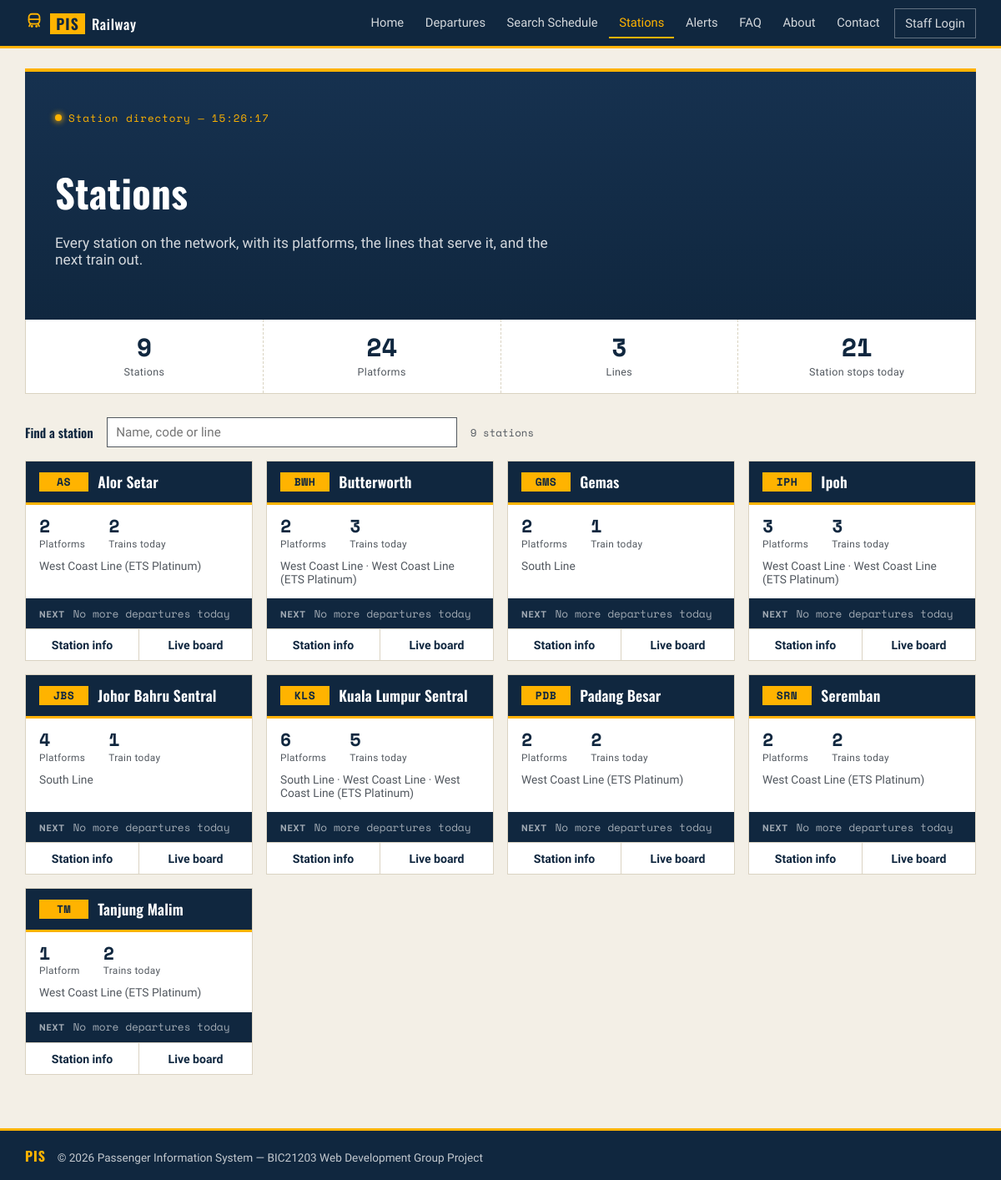
The page /stations.php on the database its author committed.
### tables this page shows
CREATE TABLE stations (
    station_id      INT AUTO_INCREMENT PRIMARY KEY,
    station_name    VARCHAR(100) NOT NULL,
    station_code    VARCHAR(10) NOT NULL UNIQUE,
    platform_count  INT NOT NULL DEFAULT 1,
    created_at      TIMESTAMP DEFAULT CURRENT_TIMESTAMP
);

### public/stations.php (the view, shortened to what this page needs)
<?php
require_once __DIR__ . '/../config/db.php';
$selectedId = isset($_GET['station_id']) ? (int) $_GET['station_id'] : 0;
$station    = null;
$nextCutoff  = date('H:i:s', strtotime('-5 minutes'));
$alertCutoff = date('H:i:s', strtotime('-3 minutes'));
if ($selectedId > 0) {
    $stmt = $pdo->prepare('SELECT station_id, station_name, station_code, platform_count FROM stations WHERE station_id = ?');
    $stmt->execute([$selectedId]);
    $station = $stmt->fetch() ?: null;
    if (!$station) {
        http_response_code(404);
        $page_title = 'Station not found';
    } else {
        $page_title = $station['station_name'] . ' station';
        $stmt = $pdo->prepare("
            SELECT t.train_no, t.line_name, t.origin_station_id, t.destination_station_id,
                   os.station_name AS origin_name, ds.station_name AS destination_name,
                   sch.platform_no, sch.arrival_time, sch.departure_time, sch.status, sch.delay_minutes
            FROM schedules sch
            JOIN trains t   ON t.train_id = sch.train_id
            JOIN stations os ON os.station_id = t.origin_station_id
            JOIN stations ds ON ds.station_id = t.destination_station_id
            WHERE sch.station_id = :station_id
            ORDER BY TIME(COALESCE(sch.departure_time, sch.arrival_time)) ASC
        ");
        $stmt->execute(['station_id' => $selectedId]);
        $calls = $stmt->fetchAll();
        $lines = array_values(array_unique(array_column($calls, 'line_name')));
        sort($lines);
        $platforms = [];
        for ($p = 1; $p <= (int) $station['platform_count']; $p++) {
            $platforms[$p] = [];
        }
        $unassigned = [];
        foreach ($calls as $row) {
            $key = trim((string) ($row['platform_no'] ?? ''));
            if ($key !== '' && ctype_digit($key) && isset($platforms[(int) $key])) {
                $platforms[(int) $key][] = $row;
            } else {
                $unassigned[] = $row;
            }
        }
        $nextDeparture = null;
        foreach ($calls as $row) {
            if ($row['departure_time'] !== null && date('H:i:s', strtotime($row['departure_time'])) >= $nextCutoff) {
                $nextDeparture = $row;
                break;
            }
        }
        $stmt = $pdo->prepare("
            SELECT a.message, a.severity, a.created_at
            FROM alerts a
            LEFT JOIN schedules sch ON sch.schedule_id = a.schedule_id
            WHERE a.station_id = :station_id
              AND (a.schedule_id IS NULL
                   OR TIME(COALESCE(sch.departure_time, sch.arrival_time)) >= :cutoff)
            ORDER BY FIELD(a.severity, 'critical', 'warning', 'info'), a.created_at DESC
        ");
        $stmt->execute(['station_id' => $selectedId, 'cutoff' => $alertCutoff]);
        $alerts = $stmt->fetchAll();
        $stmt = $pdo->prepare("
            SELECT DISTINCT s2.station_id, s2.station_name, s2.station_code
            FROM schedules a
            JOIN schedules b ON b.train_id = a.train_id AND b.station_id <> a.station_id
            JOIN stations s2 ON s2.station_id = b.station_id
            WHERE a.station_id = :station_id
              AND a.departure_time IS NOT NULL
              AND b.arrival_time IS NOT NULL
              AND a.departure_time < b.arrival_time
            ORDER BY s2.station_name
        ");
        $stmt->execute(['station_id' => $selectedId]);
        $connections = $stmt->fetchAll();
        $trainCount = count(array_unique(array_column($calls, 'train_no')));
    }
} else {
    $directory = $pdo->query("
        SELECT s.station_id, s.station_name, s.station_code, s.platform_count,
               COUNT(DISTINCT sch.train_id) AS train_count,
               GROUP_CONCAT(DISTINCT t.line_name ORDER BY t.line_name SEPARATOR '||') AS line_list
        FROM stations s
        LEFT JOIN schedules sch ON sch.station_id = s.station_id
        LEFT JOIN trains t      ON t.train_id = sch.train_id
        GROUP BY s.station_id, s.station_name, s.station_code, s.platform_count
        ORDER BY s.station_name
    ")->fetchAll();
    $nextByStation = [];
    $totals = $pdo->query("
        SELECT (SELECT COUNT(*) FROM stations)                 AS stations,
               (SELECT COALESCE(SUM(platform_count), 0) FROM stations) AS platforms,
               (SELECT COUNT(DISTINCT line_name) FROM trains)  AS line_count,
               (SELECT COUNT(*) FROM schedules)                AS stops
    ")->fetch();
}
require_once __DIR__ . '/../includes/header.php';
?>
<?php if ($selectedId > 0 && !$station): ?>
<!-- ================================================================
     Station not found
     ================================================================ -->
<div class="pis-hero">
    <div class="pis-hero-copy">
        <div class="pis-hero-eyebrow"><span class="pis-dot"></span> Station information &mdash; <span class="pis-live-clock" data-pis-clock></span></div>
        <h1>Station not found</h1>
        <p>There's no station with that ID on the network.</p>
    </div>
</div>
<div class="pis-empty-state" style="margin-top: 1.75rem;">
    <strong>Nothing to show</strong>
    The station may have been removed or the link is out of date.
    <a href="stations.php">See all stations</a>.
</div>
<?php else: ?>
<div class="pis-hero">
    <div class="pis-hero-copy">
        <div class="pis-hero-eyebrow"><span class="pis-dot"></span> Station directory &mdash; <span class="pis-live-clock" data-pis-clock></span></div>
        <h1>Stations</h1>
        <p>Every station on the network, with its platforms, the lines that serve it, and the next train out.</p>
    </div>
</div>
<div class="pis-stat-strip">
    <div class="pis-stat">
        <div class="pis-stat-value"><?= (int) $totals['stations'] ?></div>
        <span class="pis-stat-label">Stations</span>
    </div>
    <div class="pis-stat">
        <div class="pis-stat-value"><?= (int) $totals['platforms'] ?></div>
        <span class="pis-stat-label">Platforms</span>
    </div>
    <div class="pis-stat">
        <div class="pis-stat-value"><?= (int) $totals['line_count'] ?></div>
        <span class="pis-stat-label">Lines</span>
    </div>
    <div class="pis-stat">
        <div class="pis-stat-value"><?= (int) $totals['stops'] ?></div>
        <span class="pis-stat-label">Station stops today</span>
    </div>
</div>
<?php if (!$directory): ?>
    <div class="pis-empty-state" style="margin-top: 1.75rem;">
        <strong>No stations yet</strong>
        Stations added by staff will appear here.
    </div>
<?php else: ?>
    <div class="pis-filter-bar">
        <label class="pis-filter-label" for="stationFilter">Find a station</label>
        <input type="search" id="stationFilter" class="pis-input pis-filter-input"
               placeholder="Name, code or line" autocomplete="off"
               data-pis-filter="#stationGrid"
               data-pis-filter-empty="#stationEmpty"
               data-pis-filter-count="#stationCount">
        <span class="pis-filter-count" id="stationCount" aria-live="polite"><?= count($directory) ?> station<?= count($directory) === 1 ? '' : 's' ?></span>
    </div>
    <div class="pis-station-grid" id="stationGrid">
        <?php foreach ($directory as $s):
            $sid        = (int) $s['station_id'];
            $stationLines = $s['line_list'] !== null ? explode('||', $s['line_list']) : [];
            $next       = $nextByStation[$sid] ?? null;
            $filterText = $s['station_name'] . ' ' . $s['station_code'] . ' ' . implode(' ', $stationLines);
        ?>
            <article class="pis-station-card" data-filter-text="<?= htmlspecialchars($filterText) ?>">
                <header class="pis-station-card-head">
                    <span class="pis-code-badge"><?= htmlspecialchars($s['station_code']) ?></span>
                    <h2><?= htmlspecialchars($s['station_name']) ?></h2>
                </header>
                <div class="pis-station-card-body">
                    <div class="pis-station-figures">
                        <div class="pis-station-figure">
                            <?= (int) $s['platform_count'] ?>
                            <span>Platform<?= (int) $s['platform_count'] === 1 ? '' : 's' ?></span>
                        </div>
                        <div class="pis-station-figure">
                            <?= (int) $s['train_count'] ?>
                            <span>Train<?= (int) $s['train_count'] === 1 ? '' : 's' ?> today</span>
                        </div>
                    </div>
                    <p class="pis-station-lines">
                        <?= $stationLines ? htmlspecialchars(implode(' · ', $stationLines)) : 'No lines calling today' ?>
                    </p>
                </div>
                <?php if ($next):
                    [$effStatus, $effDelay] = pis_effective_status($next['status'], (int) $next['delay_minutes'], $next['departure_time']);
                ?>
                    <div class="pis-next-strip">
                        <span class="pis-next-label">Next</span>
                        <span><?= htmlspecialchars(date('H:i', strtotime($next['departure_time']))) ?>
                            <?= htmlspecialchars($next['train_no']) ?> &rarr; <?= htmlspecialchars($next['destination_name']) ?></span>
                        <span class="status-<?= htmlspecialchars($effStatus) ?>"><?= htmlspecialchars(pis_status_label($effStatus)) ?><?= $effDelay > 0 ? " (+{$effDelay}m)" : '' ?></span>
                    </div>
                <?php else: ?>
                    <div class="pis-next-strip is-none">
                        <span class="pis-next-label">Next</span>
                        <span>No more departures today</span>
                    </div>
                <?php endif; ?>
                <nav class="pis-station-card-links" aria-label="<?= htmlspecialchars($s['station_name']) ?>">
                    <a href="stations.php?station_id=<?= $sid ?>">Station info</a>
                    <a href="departures.php?station_id=<?= $sid ?>">Live board</a>
                </nav>
            </article>
        <?php endforeach; ?>
    </div>
<?php endif; ?>
<?php endif; ?>
<?php require_once __DIR__ . '/../includes/footer.php'; ?>

### includes/header.php (shortened to what this page needs)
<?php
$pis_base = rtrim(str_replace('\\', '/', dirname($_SERVER['SCRIPT_NAME'], 2)), '/');
?>
<!DOCTYPE html>
<html lang="en">
<head>
    <link rel="stylesheet" href="<?= $pis_base ?>/assets/css/style.css?v=<?= filemtime(__DIR__ . '/../assets/css/style.css') ?>">
</head>
<body>
<?php $pis_current_page = basename($_SERVER['SCRIPT_NAME']); ?>
<nav class="pis-navbar">
    <div class="pis-container pis-navbar-inner">
        <a class="pis-brand" href="<?= $pis_base ?>/public/index.php">
            <span class="pis-brand-mark">PIS</span><span class="pis-brand-sub">Railway</span>
        </a>
        <ul class="pis-nav-menu" id="pisNavMenu">
            <li><a class="pis-nav-link<?= $pis_current_page === 'index.php' ? ' is-active' : '' ?>" href="<?= $pis_base ?>/public/index.php">Home</a></li>
            <li><a class="pis-nav-link<?= $pis_current_page === 'departures.php' ? ' is-active' : '' ?>" href="<?= $pis_base ?>/public/departures.php">Departures</a></li>
            <li><a class="pis-nav-link<?= $pis_current_page === 'search.php' ? ' is-active' : '' ?>" href="<?= $pis_base ?>/public/search.php">Search Schedule</a></li>
            <li><a class="pis-nav-link<?= $pis_current_page === 'stations.php' ? ' is-active' : '' ?>" href="<?= $pis_base ?>/public/stations.php">Stations</a></li>
            <li><a class="pis-nav-link<?= $pis_current_page === 'alerts.php' ? ' is-active' : '' ?>" href="<?= $pis_base ?>/public/alerts.php">Alerts</a></li>
            <li><a class="pis-nav-link<?= $pis_current_page === 'faq.php' ? ' is-active' : '' ?>" href="<?= $pis_base ?>/public/faq.php">FAQ</a></li>
            <li><a class="pis-nav-link<?= $pis_current_page === 'about.php' ? ' is-active' : '' ?>" href="<?= $pis_base ?>/public/about.php">About</a></li>
            <li><a class="pis-nav-link<?= $pis_current_page === 'contact.php' ? ' is-active' : '' ?>" href="<?= $pis_base ?>/public/contact.php">Contact</a></li>
            <li><a class="pis-nav-link pis-staff-link" href="<?= $pis_base ?>/admin/login.php">Staff Login</a></li>
        </ul>
    </div>
</nav>
<main class="pis-container pis-main">

### includes/footer.php (shortened to what this page needs)
</main>
<footer class="pis-footer">
    <div class="pis-container">
        <span class="pis-footer-mark">PIS</span>
        <span class="pis-footer-text">&copy; <?= date('Y') ?> Passenger Information System &mdash; BIC21203 Web Development Group Project</span>
    </div>
</footer>
</body>
</html>

### rows shown on the page
stations: station_code "AS", station_name "Alor Setar", platform_count "2", train_count "2", stationLines "West Coast Line (ETS Platinum)"
stations: station_code "BWH", station_name "Butterworth", platform_count "2", train_count "3", stationLines "West Coast Line · West Coast Line (ETS Platinum)"
stations: station_code "GMS", station_name "Gemas", platform_count "2", train_count "1", stationLines "South Line"
stations: station_code "IPH", station_name "Ipoh", platform_count "3", train_count "3", stationLines "West Coast Line · West Coast Line (ETS Platinum)"
stations: station_code "JBS", station_name "Johor Bahru Sentral", platform_count "4", train_count "1", stationLines "South Line"
stations: station_code "KLS", station_name "Kuala Lumpur Sentral", platform_count "6", train_count "5", stationLines "South Line · West Coast Line · West Coast Line (ETS Platinum)"
stations: station_code "PDB", station_name "Padang Besar", platform_count "2", train_count "2", stationLines "West Coast Line (ETS Platinum)"
stations: station_code "SRN", station_name "Seremban", platform_count "2", train_count "2", stationLines "West Coast Line (ETS Platinum)"
stations: station_code "TM", station_name "Tanjung Malim", platform_count "1", train_count "2", stationLines "West Coast Line (ETS Platinum)"

### other values the page prints
$totals['stations'] "9"
$totals['platforms'] "24"
$totals['line_count'] "3"
$totals['stops'] "21"
